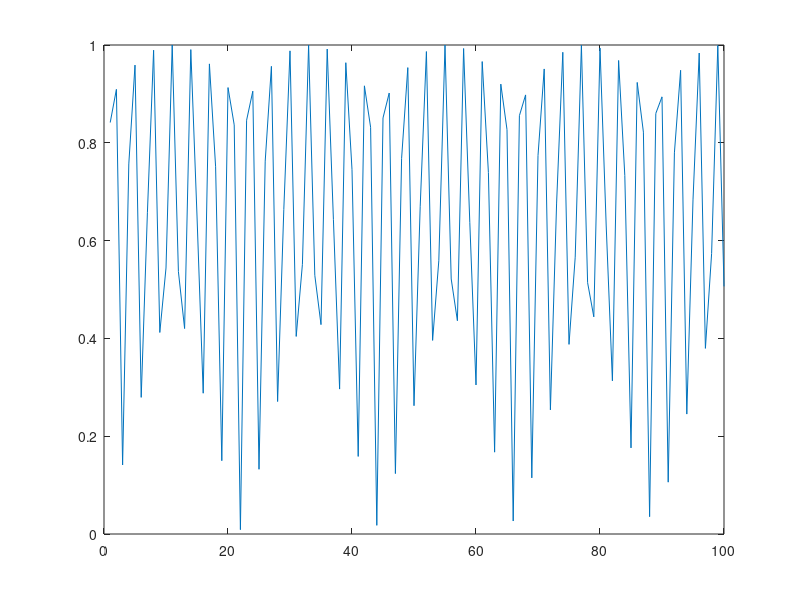

Recreate this plot in MATLAB. (Note: this script raises an error after producing the figure.)
clear;
close all;

x = 1:100;
y = abs(sin(x));
figure(3)
plot(x, y);

              
freq = peakFinder(y, [10 50], 20, 2, 0.1)